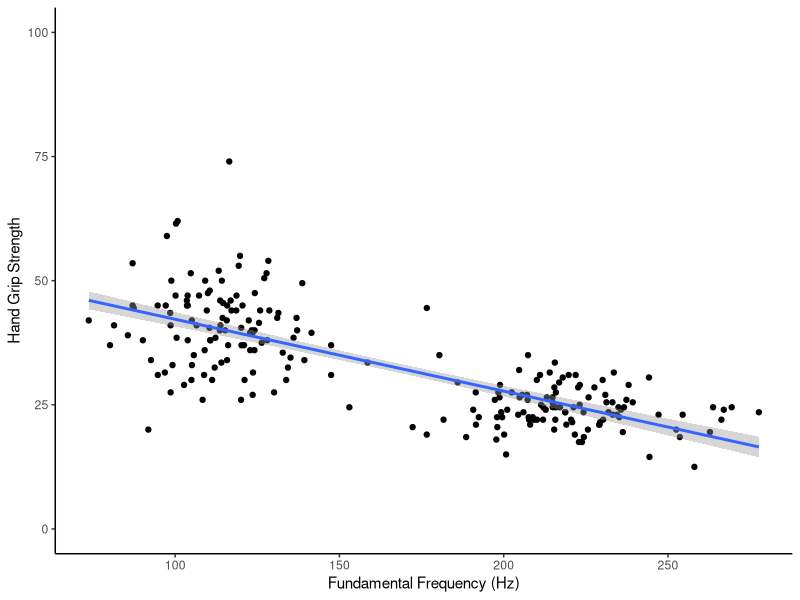

This chart was generated by the following R code:
## ---- chunk 1
# call in the required library packages

## ---- chunk 2
dat <- NULL
## ---- chunk 3
demogs <- NULL
## ---- chunk 4
# replicate the figure shown using a ggplot() approach

## ---- chunk 5
library(tidyverse)

dat <- read_csv("data/15-s02/homework/Han_OSF_HGSandVoiceData.csv")

ggplot(dat, aes(F0, HGS)) + 
  geom_point() + 
  geom_smooth(method = "lm") +
  labs(x = "Fundamental Frequency (Hz)", y = "Hand Grip Strength") +
  coord_cartesian(ylim = c(0,100)) +
  theme_classic()
## ---- chunk 6
mod1 <- NULL
## ---- chunk 7
answer_t5 <- NULL
## ---- chunk 8
# you must use the stated function
## ---- chunk 9
dat_dev <- NULL
## ---- chunk 10
mod2 <- NULL
## ---- chunk 11
answer_t9 <- NULL
## ---- chunk 12
answer_t10 <- NULL
## ---- chunk 13
answer_t11 <- NULL
